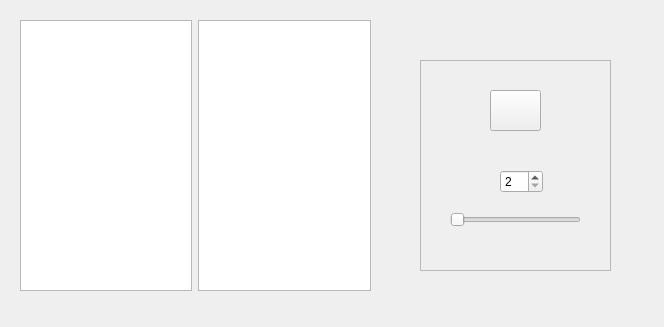
<?xml version="1.0" encoding="UTF-8"?>
<ui version="4.0">
 <class>LampWidget</class>
 <widget class="QWidget" name="LampWidget">
  <property name="geometry">
   <rect>
    <x>0</x>
    <y>0</y>
    <width>664</width>
    <height>327</height>
   </rect>
  </property>
  <property name="windowTitle">
   <string>DomoticLamp1</string>
  </property>
  <widget class="QFrame" name="frame">
   <property name="geometry">
    <rect>
     <x>420</x>
     <y>60</y>
     <width>191</width>
     <height>211</height>
    </rect>
   </property>
   <property name="frameShape">
    <enum>QFrame::StyledPanel</enum>
   </property>
   <property name="frameShadow">
    <enum>QFrame::Raised</enum>
   </property>
   <widget class="QPushButton" name="btnPower">
    <property name="geometry">
     <rect>
      <x>70</x>
      <y>30</y>
      <width>51</width>
      <height>41</height>
     </rect>
    </property>
    <property name="styleSheet">
     <string notr="true">image: url(:/icons/Ressources/power-button-icon-8371.png);</string>
    </property>
    <property name="text">
     <string/>
    </property>
    <property name="autoDefault">
     <bool>false</bool>
    </property>
    <property name="default">
     <bool>false</bool>
    </property>
    <property name="flat">
     <bool>false</bool>
    </property>
   </widget>
   <widget class="QSlider" name="sldIntesity">
    <property name="geometry">
     <rect>
      <x>30</x>
      <y>150</y>
      <width>131</width>
      <height>20</height>
     </rect>
    </property>
    <property name="maximum">
     <number>255</number>
    </property>
    <property name="singleStep">
     <number>5</number>
    </property>
    <property name="orientation">
     <enum>Qt::Horizontal</enum>
    </property>
    <property name="tickInterval">
     <number>5</number>
    </property>
   </widget>
   <widget class="QSpinBox" name="bxChannel">
    <property name="geometry">
     <rect>
      <x>80</x>
      <y>110</y>
      <width>43</width>
      <height>23</height>
     </rect>
    </property>
    <property name="minimum">
     <number>2</number>
    </property>
    <property name="maximum">
     <number>3</number>
    </property>
   </widget>
  </widget>
  <widget class="QWidget" name="horizontalLayoutWidget">
   <property name="geometry">
    <rect>
     <x>20</x>
     <y>20</y>
     <width>351</width>
     <height>271</height>
    </rect>
   </property>
   <layout class="QHBoxLayout" name="horizontalLayout">
    <item>
     <widget class="QGraphicsView" name="LampsView"/>
    </item>
    <item>
     <widget class="QGraphicsView" name="LampsView2"/>
    </item>
   </layout>
  </widget>
 </widget>
 <resources/>
 <connections/>
 <slots>
  <slot>powerPressed()</slot>
 </slots>
</ui>
